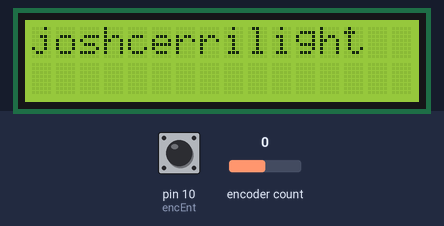
The sketch below on a simulated Arduino Uno, built with avr-gcc and run on an emulated ATmega328P. On the bench: 16×2 character LCD. The inputs (shaded band) are chosen by the test bench; at power-on: pin 10 (encEnt) HIGH, encoder count 0.

Above: at 1.2 s.
1.3 s: pin 10 (encEnt) pulled LOW for 0.15 s
At 1.6 s:
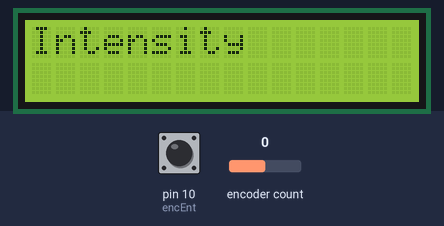
Timing chart, 0 to 4.3 s (numbered marks = the images above; inputs shaded):
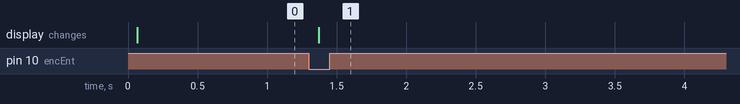

The sketch:

scrnEncTest.ino
```cpp
#include <Encoder.h>
#include <LiquidCrystal.h>

LiquidCrystal lcd(7,6,5,4,3,2);

//Initiate lcd and setup encoder
void setup(){
	lcd.begin(16,2);
	int encEnt=10;
	pinMode(encEnt,INPUT_PULLUP);
}

//Set some global variables
Encoder menuCntrl(8,9);
const int encEnt = 10;
long encPos = -999;
int page = 0;
int item = 1;
int outValue = 1;


//Loop it up. Here come some lines of code, brah.
void loop(){
        long newPos = menuCntrl.read();
        int encPush = digitalRead(encEnt);
if(page==0){
	lcd.setCursor(0,0);
	lcd.clear();
	lcd.write("joshcerrilight");
	delay(50);
	if(encPush==0){
		page=1;
	}
}

if(page==1){
	lcd.setCursor(0,0);
	lcd.clear();
	lcd.write("Intensity");
	delay(50);
	if(encPush==0){
		page=1.1;
	}
}

}
```

Measured:
- after the input at 1.3 s, the display: changes after 0.07 s (image 1)
